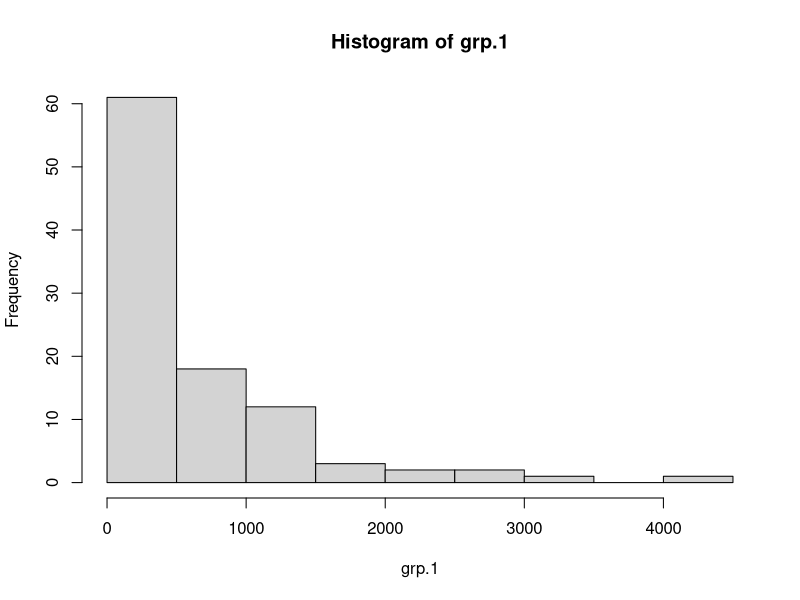
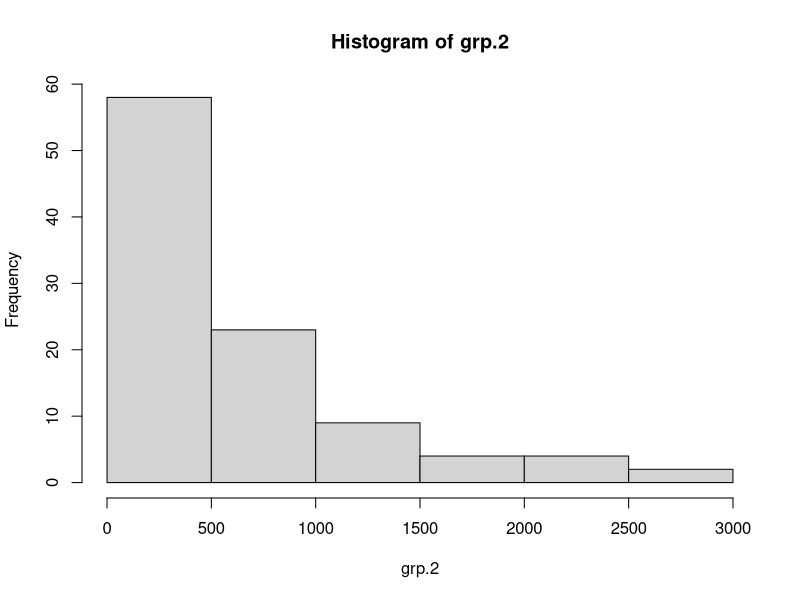
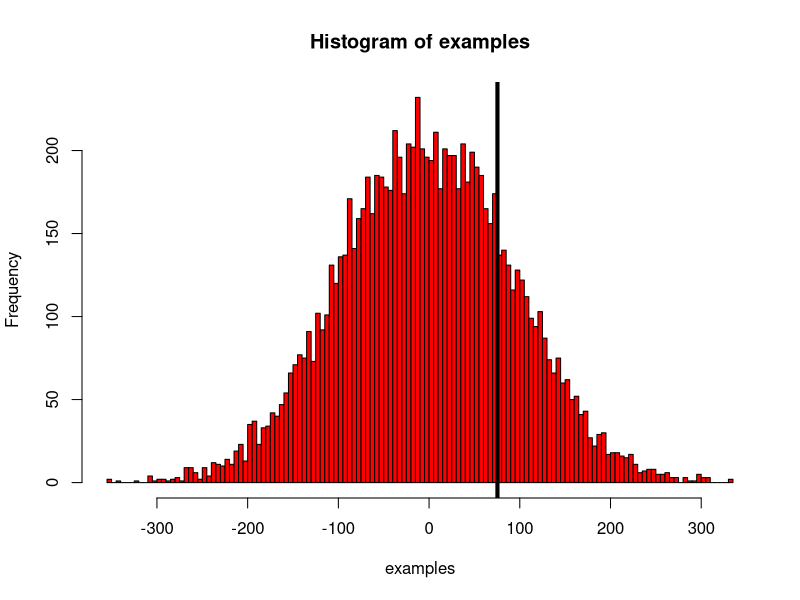

Here is the R script that generated these plots, in order:
####A/B Testing Class 11/30

set.seed(4)
grp.1 <- round(rlnorm(100,6))
grp.2 <- round(rlnorm(100,6))

hist(grp.1)
hist(grp.2)
data <- c(grp.1, grp.2)

l1 <- length(grp.1)
l2 <- length(grp.2)
lt <- l1 + l2
test.diff <- mean(grp.1) - mean(grp.2)

it <- function(n){
  M = NULL
  for (i in 1:n){
    s = sample(data, lt, FALSE)
    m1 = mean(s[1:l1]) - mean(s[(l1+1):lt])
    M = c(M, m1)
  }
  return(M)
}

examples <- it(10000)

par(mfrow = c(1,1))
hist(examples, col = 'red', breaks = 100)
abline(v = test.diff, col = 'black', lwd = 4)

#1 tail test
(sum(examples<test.diff))/10000
(sum(examples>test.diff))/10000



